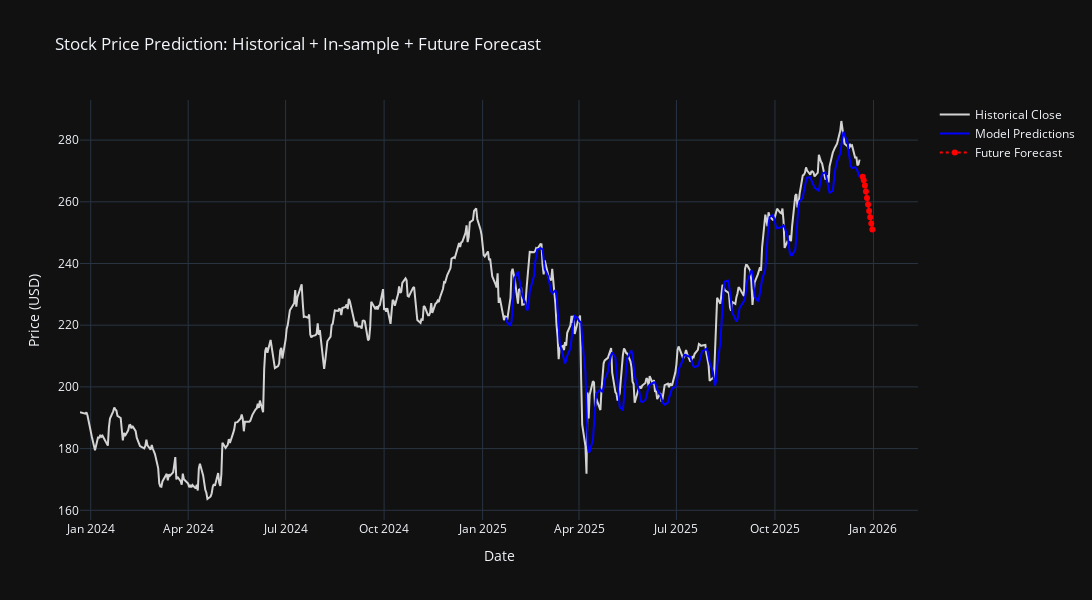

Write notebook code for a chart like this one.
### Code cell
# Plot everything together
fig = go.Figure()
fig.update_layout(width=1400, height=600)

# Historical Close Price
fig.add_trace(go.Scatter(
    x=data.index[-500:],
    y=data['Close'][-500:],
    mode='lines',
    name='Historical Close',
    line=dict(color='lightgray')
))
# In-sample Predictions (test there since the number of points is smaller)
fig.add_trace(go.Scatter(
    x=in_sample_df_test['Date'][-500:],
    y=in_sample_df_test['Predicted'][-500:],
    mode='lines',
    name='Model Predictions',
    line=dict(color='blue')
))
# Future Forecasts
fig.add_trace(go.Scatter(
    x=future_dates,
    y=future_preds,
    mode='lines+markers',
    name='Future Forecast',
    line=dict(color='red', dash='dot')
))
fig.update_layout(
    title='Stock Price Prediction: Historical + In-sample + Future Forecast',
    xaxis_title='Date',
    yaxis_title='Price (USD)',
    template='plotly_dark'
)

### Figure 1 — Plotly figure (JSON) as saved in the notebook; plotly's stock layout.template omitted (floating-point values rounded to 4 significant figures; data arrays with more than 128 entries replaced by an {"elided": "..."} marker saying what was removed)
{"data": [{"line": {"color": "lightgray"}, "mode": "lines", "name": "Historical Close", "type": "scatter", "x": {"elided": "500 str values"}, "y": {"elided": "500 float values"}}, {"line": {"color": "blue"}, "mode": "lines", "name": "Model Predictions", "type": "scatter", "x": {"elided": "230 str values"}, "y": {"elided": "230 float values"}}, {"line": {"color": "red", "dash": "dot"}, "mode": "lines+markers", "name": "Future Forecast", "type": "scatter", "x": ["2025-12-21T22:43:12.859012000", "2025-12-22T22:43:12.859012000", "2025-12-23T22:43:12.859012000", "2025-12-24T22:43:12.859012000", "2025-12-25T22:43:12.859012000", "2025-12-26T22:43:12.859012000", "2025-12-27T22:43:12.859012000", "2025-12-28T22:43:12.859012000", "2025-12-29T22:43:12.859012000", "2025-12-30T22:43:12.859012000"], "y": [268.1, 267.0, 265.3, 263.3, 261.3, 259.1, 257.0, 255.0, 252.9, 251.0]}], "layout": {"height": 600, "title": {"text": "Stock Price Prediction: Historical + In-sample + Future Forecast"}, "width": 1400, "xaxis": {"title": {"text": "Date"}}, "yaxis": {"title": {"text": "Price (USD)"}}}}
